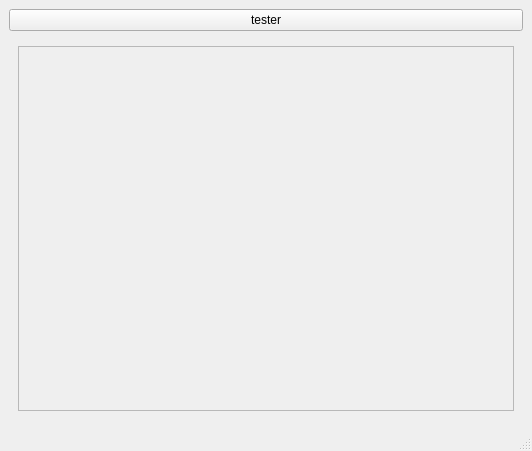
<?xml version="1.0" encoding="UTF-8"?>
<ui version="4.0">
 <class>MainWindow</class>
 <widget class="QMainWindow" name="MainWindow">
  <property name="geometry">
   <rect>
    <x>0</x>
    <y>0</y>
    <width>532</width>
    <height>451</height>
   </rect>
  </property>
  <property name="windowTitle">
   <string>MainWindow</string>
  </property>
  <widget class="QWidget" name="centralwidget">
   <layout class="QVBoxLayout" name="verticalLayout">
    <item>
     <widget class="QPushButton" name="pushButton">
      <property name="text">
       <string>tester</string>
      </property>
     </widget>
    </item>
    <item>
     <widget class="QStackedWidget" name="stackedWidget">
      <widget class="QWidget" name="page">
       <layout class="QGridLayout" name="gridLayout">
        <item row="0" column="0">
         <widget class="QScrollArea" name="scrollArea">
          <property name="widgetResizable">
           <bool>true</bool>
          </property>
          <widget class="QWidget" name="scrollAreaWidgetContents">
           <property name="geometry">
            <rect>
             <x>0</x>
             <y>0</y>
             <width>482</width>
             <height>316</height>
            </rect>
           </property>
           <layout class="QVBoxLayout" name="appListLayout">
            <item>
             <spacer name="verticalSpacer">
              <property name="orientation">
               <enum>Qt::Vertical</enum>
              </property>
              <property name="sizeHint" stdset="0">
               <size>
                <width>20</width>
                <height>0</height>
               </size>
              </property>
             </spacer>
            </item>
           </layout>
          </widget>
         </widget>
        </item>
       </layout>
      </widget>
      <widget class="QWidget" name="page_2"/>
     </widget>
    </item>
   </layout>
  </widget>
  <widget class="QMenuBar" name="menubar">
   <property name="geometry">
    <rect>
     <x>0</x>
     <y>0</y>
     <width>532</width>
     <height>22</height>
    </rect>
   </property>
  </widget>
  <widget class="QStatusBar" name="statusbar"/>
 </widget>
 <resources/>
 <connections/>
</ui>
